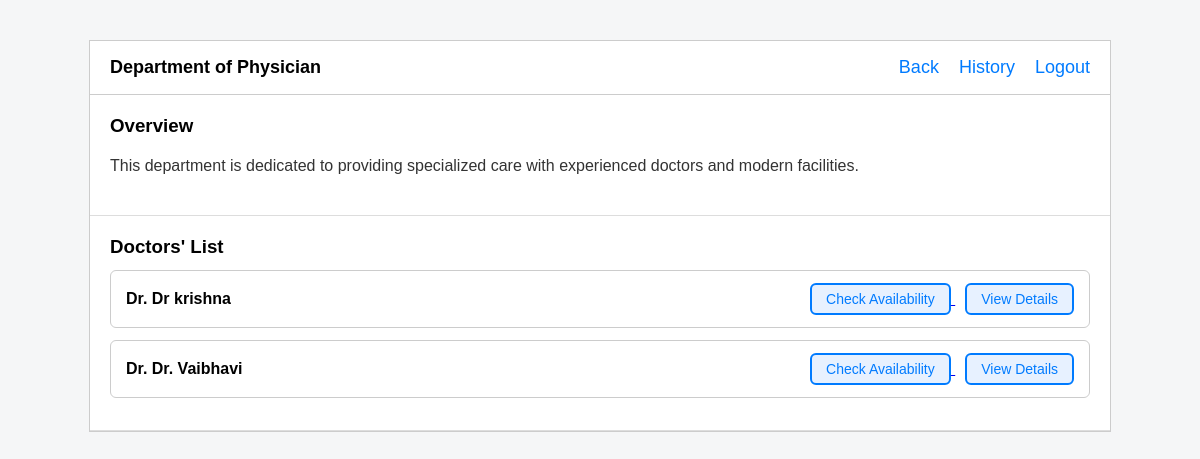
Page /patient/department_details/3 (signed in) on the committed database.
### models.py (models this page shows)
class Department(db.Model):
    id = db.Column(db.Integer,primary_key = True, unique=True)
    dept_name = db.Column(db.String(100), nullable=False)
    location = db.Column(db.String(100),nullable=False)
    doctors = db.relationship('Doctor', backref='department', lazy=True)

class Doctor(db.Model, UserMixin):
    id = db.Column(db.Integer,primary_key = True, unique=True)
    doc_name = db.Column(db.String(100), nullable=False)
    speciality = db.Column(db.String(100),nullable=False)
    doc_email = db.Column(db.String(100), unique=True, nullable=False)
    doc_phone = db.Column(db.String(10), unique=True, nullable=False)
    doc_password = db.Column(db.String(16), nullable = False)
    department_id = db.Column(db.Integer, db.ForeignKey('department.id'), nullable=False)
    appointments = db.relationship('Appointment', backref='doctor', lazy=True)

### app.py (the view)
@app.route('/patient/department_details/<int:department_id>')
@login_required
def department_details(department_id):
    if not isinstance(current_user,Patient):
        abort(403)
    department = Department.query.get_or_404(department_id)
    speciality = request.args.get('speciality')
    if speciality:
        doctors = Doctor.query.filter(Doctor.department_id == department_id, Doctor.speciality == speciality).all()
    else:
        doctors = Doctor.query.filter_by(department_id=department_id).all()
    return render_template('./patient/department_details.html',department=department, doctors=doctors)

### app.py (called while the page is built)
@loginmanager.user_loader
def load_user(user_id):
     return (
         Admin.query.get(int(user_id)) or
         Doctor.query.get(int(user_id)) or
         Patient.query.get(int(user_id))
     )

### templates/patient/department_details.html (shortened to what this page needs)
<!DOCTYPE html>
<html lang="en">
<head>
</head>
<body>
<div class="container">
  <div class="header">
    <div>Department of {{ department.dept_name }}</div>
    <div>
      <a href="{{ url_for('patient_dashboard')}}">Back</a>
      <a href="">History</a>
      <a href="{{ url_for('patient_logout') }}">Logout</a>
    </div>
  </div>
  <div class="section">
    <h3>Overview</h3>
    <p class="overview-text">
      {{ department.description or
      "This department is dedicated to providing specialized care with experienced doctors and modern facilities." }}
    </p>
  </div>
  <div class="section">
    <h3>Doctors' List</h3>
    {% for doctor in doctors %}
    <div class="doctor-card">
      <div class="doctor-name">
        Dr. {{ doctor.doc_name }}
      </div>
      <div class="actions">
        <a href="{{ url_for('check_availabity', doctor_id = doctor.id)}}">
          <button>Check Availability</button>
        </a>
        <a href="{{ url_for('view_details',doctor_id = doctor.id)}}">
          <button>View Details</button>
        </a>
      </div>
    </div>
    {% else %}
      <p>No doctors available in this department.</p>
    {% endfor %}
  </div>
</div>
</body>
</html>

### templates/patient/department_details.html (style rules this page uses)
body { font-family: Arial, sans-serif; background: #f5f6f7; margin: 0; padding: 0; }
.container { width: 85%; max-width: 1100px; margin: 40px auto; background: #fff; border: 1px solid #ccc; }
.header { display: flex; justify-content: space-between; padding: 16px 20px; border-bottom: 1px solid #ccc; font-size: 18px; font-weight: bold; }
.header a { margin-left: 15px; text-decoration: none; color: #007bff; font-weight: normal; }
.section { padding: 20px; border-bottom: 1px solid #ddd; }
.section h3 { margin-top: 0; margin-bottom: 12px; }
.overview-text { line-height: 1.6; color: #333; }
.doctor-card { display: flex; justify-content: space-between; align-items: center; border: 1px solid #ccc; padding: 12px 15px; margin-bottom: 12px; border-radius: 6px; }
.doctor-name { font-size: 16px; font-weight: bold; }
.actions button { margin-left: 10px; padding: 6px 14px; border-radius: 6px; border: 2px solid #007bff; background: #e7f1ff; color: #007bff; cursor: pointer; font-size: 14px; }

### rows in the picture
Department: dept_name "Physician"
Doctor: doc_name "Dr krishna"
Doctor: doc_name "Dr. Vaibhavi"
